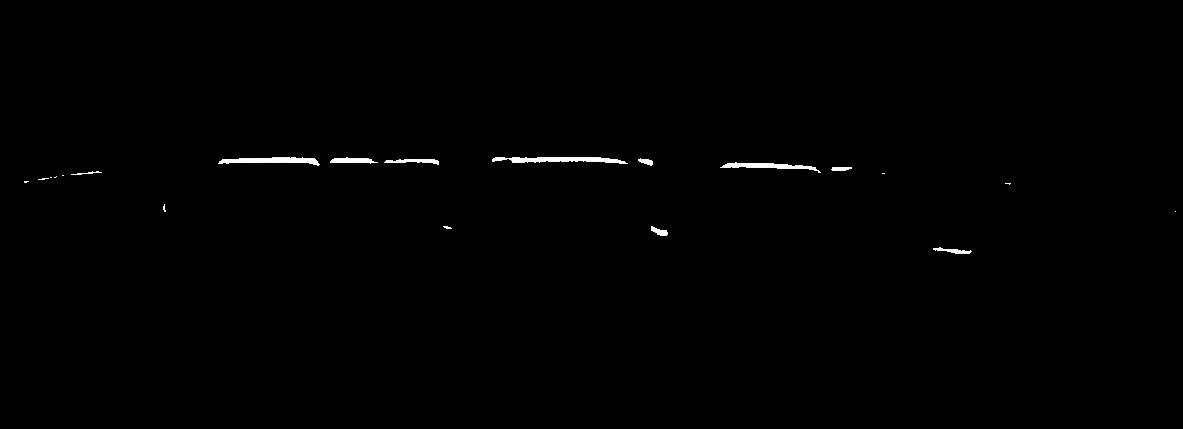
#> input picture image.jpg, 1183 x 429 px, given in place of connection_rod_001.png, which was not available
$ python extract_tread_darkness.py
#> lines starting #> are read from the running program, lines starting #| are printed output that depends on the picture; after the words box and inside, x2 and y2 are one past the last pixel; in counts of white or black regions, pixels touching at a corner belong together; pictures that were not available may be replaced by others from this repository, and a replacement may not be noted
from PIL import Image
import matplotlib.pyplot as plt
import numpy as np
import cv2

Constant = 0.02509  # Scaling factor
def preprocess_image(image_path):
    """
    Preprocess the image: Convert to grayscale, apply median blur and thresholding.
    Args:
        image_path (str): Path to the image file.
    Returns:
        numpy array: Thresholded image.
    """
    # Load the image
    image = cv2.imread(image_path)

    # Convert to grayscale and apply smoothing
    gray = cv2.cvtColor(image, cv2.COLOR_BGR2GRAY)
    gray = cv2.medianBlur(gray, 5)  # Apply median filtering for noise reduction

    # Apply adaptive thresholding for better boundary detection
    thresh = cv2.adaptiveThreshold(gray, 255, cv2.ADAPTIVE_THRESH_MEAN_C, cv2.THRESH_BINARY, 11, 2)

    return thresh

def find_upper_border(thresh):
    """
    Find the uppermost non-zero pixels in each column using edge detection.
    Args:
        thresh (numpy array): Thresholded image.
    Returns:
        numpy array: Array of the upper border positions for each column.
    """
    # Find the uppermost non-zero pixels in each column using Canny edge detector
    edges = cv2.Canny(thresh, 50, 150)  # Adjust the threshold values

    # Apply dilation to close small gaps
    kernel = np.ones((5, 5), np.uint8)
    edges = cv2.dilate(edges, kernel, iterations=1)

    # Apply closing to fill small gaps
    edges = cv2.morphologyEx(edges, cv2.MORPH_CLOSE, kernel)

    # Find upper border
    upper_border = np.argmax(edges, axis=0)

    return upper_border

def fill_gaps_with_previous(upper_border):
    """
    Fill gaps in the upper border with the previous non-zero value.
    Args:
        upper_border (numpy array): Array of upper border positions.
    Returns:
        numpy array: Array with gaps filled.
    """
    # Fill gaps with the same number as the previous non-zero value
    for i in range(1, len(upper_border)):
        if upper_border[i] == 0:
            upper_border[i] = upper_border[i - 1]

    return upper_border

def truncate_data(upper_border, start=200, end=1400):
    """
    Truncate the data for the specified x-axis range.
    Args:
        upper_border (numpy array): Array representing the upper border.
        start (int): Start index for truncation.
        end (int): End index for truncation.
    Returns:
        numpy array: Truncated upper border.
    """
    return upper_border[start:end]

def smooth_and_plot_truncated_with_zero(upper_border, start=200, end=1400, scale=0.096, shrink_by=0.5):
    """
    Smooth the truncated upper border, scale it, and shift the central dip to 0 while shrinking the height.
    Args:
        upper_border (numpy array): Array representing the upper border.
        start (int): Start index for truncation.
        end (int): End index for truncation.
        scale (float): Initial scaling factor for the y-axis.
        shrink_by (float): Amount (in mm) to reduce the height of the graph.
    """
    # Truncate the data
    truncated_border = truncate_data(upper_border, start, end)

    # Smooth the truncated data
    window_size = 5
    smoothed_truncated_border = np.convolve(truncated_border, np.ones(window_size) / window_size, mode='valid')

    # Scale the y-axis values
    scaled_smoothed_border = smoothed_truncated_border * scale

    # Calculate the shrink factor
    current_range = np.max(scaled_smoothed_border) - np.min(scaled_smoothed_border)
    shrink_factor = (current_range - shrink_by) / current_range if current_range > shrink_by else 1.0

    # Apply the shrink factor
    scaled_smoothed_border = scaled_smoothed_border * shrink_factor

    # Shift the graph so that the central dip touches 0
    scaled_smoothed_border -= np.min(scaled_smoothed_border)

    # Generate x-axis values for the truncated data
    x_values = np.arange(start, start + len(scaled_smoothed_border))

    # Plot the truncated, smoothed, and shifted data
    plt.plot(x_values, scaled_smoothed_border, color='blue', label=f'Smoothed Border (Shrunk by {shrink_by} mm)')
    plt.xlabel("Column Number (Truncated)")
    plt.ylabel(f"Row Number (Scaled and Shifted)")
    plt.title(f"Smoothed Upper Border (Shrunk: {shrink_by} mm, Truncated: {start}-{end})")

    # Customize y-axis ticks to show 0.5 mm intervals
    y_min = np.floor(np.min(scaled_smoothed_border) / 0.5) * 0.5  # Round down to the nearest 0.5
    y_max = np.ceil(np.max(scaled_smoothed_border) / 0.5) * 0.5  # Round up to the nearest 0.5
    y_ticks = np.arange(y_min, y_max + 0.5, 0.5)  # Create ticks at 0.5 mm intervals
    plt.yticks(y_ticks)

    plt.legend()
    plt.grid(True)
    plt.show()

def DrawGraphWithZero(image_path, start=200, end=1400, scale=0.096, shrink_by=0.5):
    """
    Preprocess the image, find the upper border, and plot a truncated graph with height reduced by a given amount.
    Args:
        image_path (str): Path to the image file.
        start (int): Start index for truncation.
        end (int): End index for truncation.
        scale (float): Initial scaling factor for the y-axis.
        shrink_by (float): Amount (in mm) to shrink the height of the graph.
    """
    thresh = preprocess_image(image_path)
    upper_border = find_upper_border(thresh)
    upper_border_filled = fill_gaps_with_previous(upper_border)
    smooth_and_plot_truncated_with_zero(upper_border_filled, start, end, scale, shrink_by)

def extract_tread(imgPath):
    """
    Extract the tread from the image and save it as a grayscale image.
    Args:
        imgPath (str): Path to the input image.
    Returns:
        str: Path to the output grayscale image.
    """
#> called with imgPath = 'connection_rod_001.png'
    image = cv2.imread(imgPath)
#> image is the input picture: shape (429, 1183, 3); min 0, max 255, mean 1.2

    # Get the red channel
    g1 = image[:, :, 2]

    # Create a mask to identify where the green pixel value is less than 200
    mask = g1 < 200
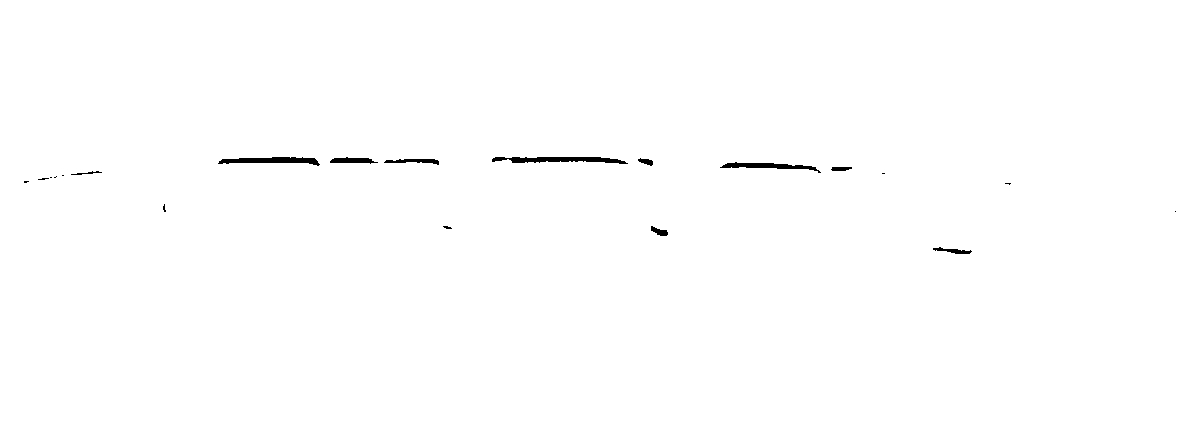
#> mask: shape (429, 1183) bool; 99.5% white; 20 black regions (10 under 20 px), largest, box (x1, y1, x2, y2) and area: (492, 157, 628, 164) 594, (218, 157, 320, 166) 515, (720, 162, 821, 173) 424

    # Set the pixel values to (0, 0, 0) for all channels where the mask is True
    image[mask] = [0, 0, 0]
#> image: shape (429, 1183, 3); 0.65% of pixels changed, all inside (x1, y1, x2, y2) = (24, 152, 1176, 256)
    # Convert the numpy array to an image and save it
    gray_image = cv2.cvtColor(image, cv2.COLOR_BGR2GRAY)
    image_PIL = Image.fromarray(gray_image)
    output_path = 'image.jpg'
    image_PIL.save(output_path)
    print("Tread Extraction From Image Completed.")
    return output_path

# Example usage
imgPath = r"connection_rod_001.png"
removedBg = extract_tread(imgPath)
DrawGraphWithZero(removedBg, start=2000, end=4000, scale=Constant, shrink_by=1)
#> in preprocess_image, `thresh = cv2.adaptiveThreshold(gray, 255, cv2.ADAPTIVE_THRESH_MEAN_C, ..`:
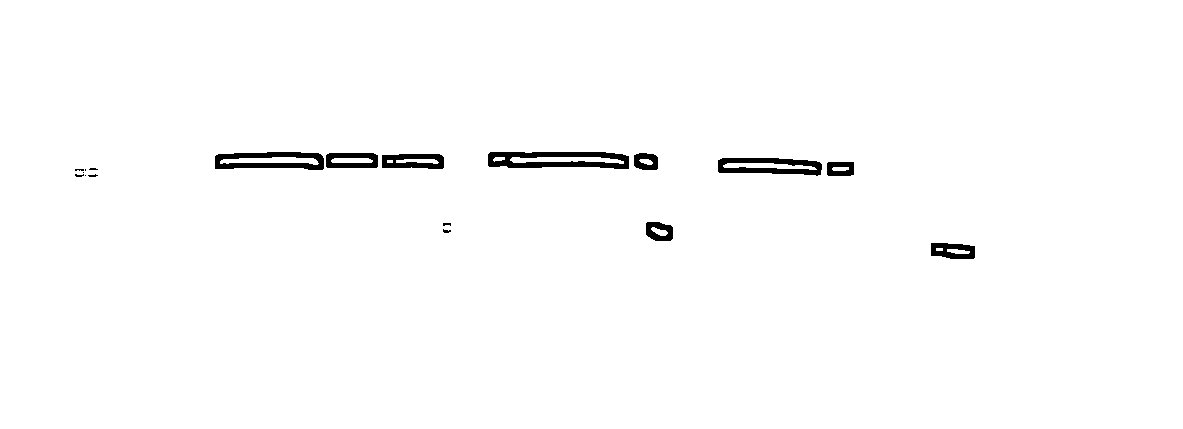
#> thresh: shape (429, 1183); 98.7% white; 18 black regions (8 under 20 px), largest, box (x1, y1, x2, y2) and area: (488, 152, 629, 169) 1556, (215, 152, 324, 170) 1183, (718, 158, 822, 176) 1117
#> in find_upper_border, `edges = cv2.Canny(thresh, 50, 150)`:
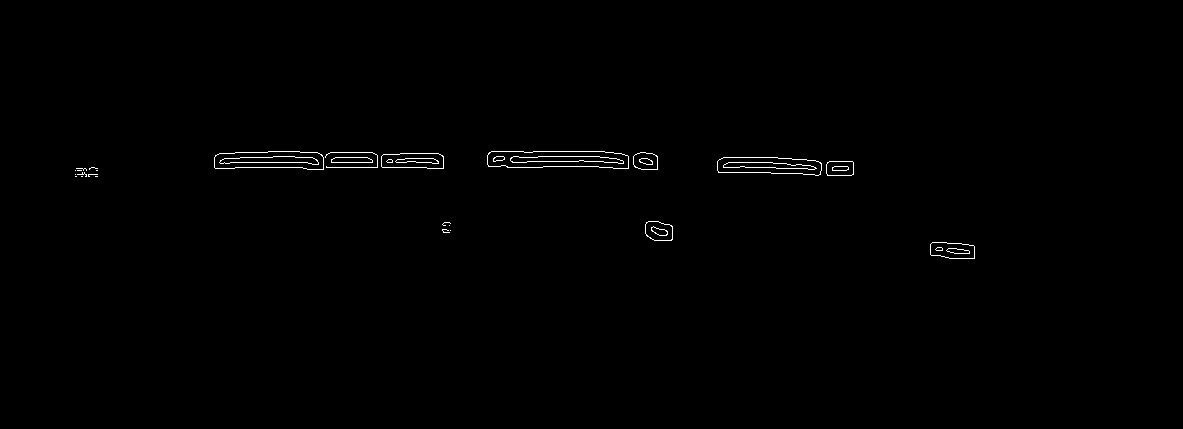
#> edges: shape (429, 1183); 0.49% white in thin lines or dots, all inside (x1, y1, x2, y2) = (75, 151, 975, 259)
#> in find_upper_border, `edges = cv2.dilate(edges, kernel, iterations=1)`:
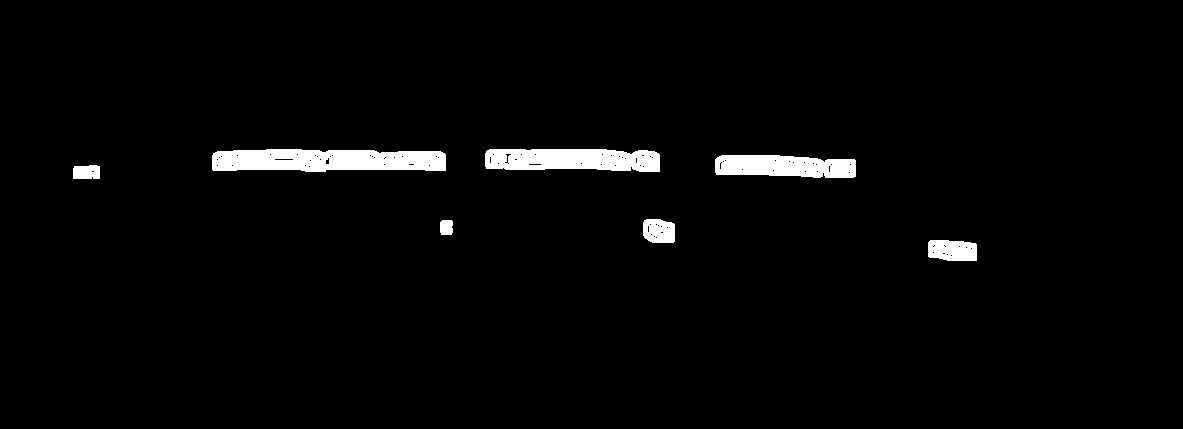
#> edges: shape (429, 1183); 2.5% white; 7 white regions, largest, box (x1, y1, x2, y2) and area: (212, 149, 446, 172) 4597, (485, 149, 660, 172) 3473, (715, 155, 856, 178) 2718
#> in find_upper_border, `edges = cv2.morphologyEx(edges, cv2.MORPH_CLOSE, kernel)`: edges: shape (429, 1183); 2.6% white; 7 white regions, largest, box (x1, y1, x2, y2) and area: (212, 149, 446, 172) 4667, (485, 149, 660, 172) 3540, (715, 155, 856, 178) 2758
#> in find_upper_border, `upper_border = np.argmax(edges, axis=0)`: upper_border = 1183 values, max 244 at index 976, min 0 at index 0, mean 88.47
#> after the loop in fill_gaps_with_previous, `for i in range(1, len(upper_border)):`: upper_border = 1183 values, max 244 at index 976, min 0 at index 0, mean 170
#> in DrawGraphWithZero, `upper_border_filled = fill_gaps_with_previous(upper_border)`: upper_border_filled has the same summary as upper_border in fill_gaps_with_previous
#> in smooth_and_plot_truncated_with_zero, `truncated_border = truncate_data(upper_border, start, end)`: truncated_border = empty array
#> (the run stopped early here; a loop or call above may not have finished)
